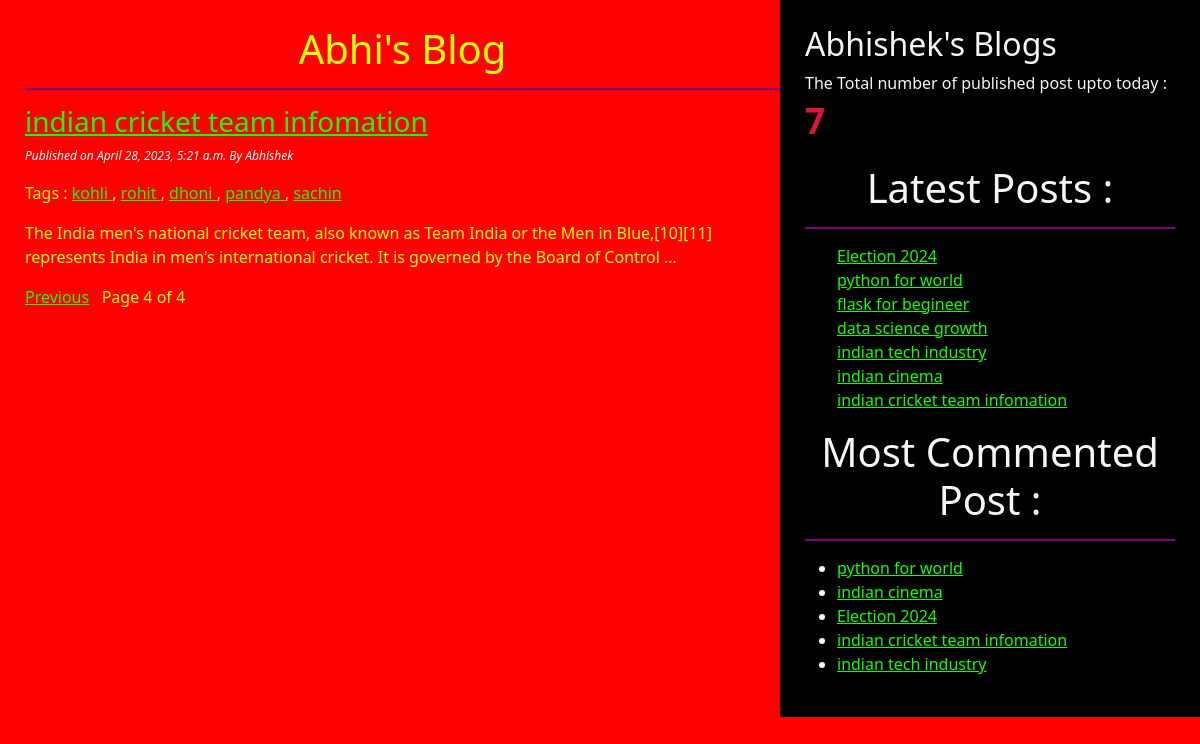
/?page=4, run on the app's committed database.
### testapp/models.py (models this page shows, shortened)
class Post(models.Model):
    STATUS_CHOICE = (('draft',"Draft"),('published','Published'))
    title = models.CharField(max_length=256)
    slug = models.SlugField(max_length=264,unique_for_date='publish')
    author = models.ForeignKey(User,related_name='blog_post',on_delete=models.CASCADE)
    body = models.TextField()
    publish = models.DateTimeField(default=timezone.now)
    created = models.DateTimeField(auto_now_add=True)
    updated = models.DateTimeField(auto_now=True)
    status = models.CharField(max_length=10,choices=STATUS_CHOICE,default='draft')
    objects = CustomManager()
    tags = TaggableManager()
    class Meta:
        ordering = ('-publish',)
    def get_absolute_url(self):
        return reverse("post_detail", args=[self.publish.year,self.publish.strftime('%m'),self.publish.strftime('%d'),self.slug])

### testapp/views.py (the view)
# urls.py: path('', views.post_list_view),
def post_list_view(request,tag_slug=None):
    post_list = Post.objects.all()
    tag=None
    if tag_slug:
        tag = get_object_or_404(Tag,slug=tag_slug)
        post_list = post_list.filter(tags__in=[tag])
    paginator =Paginator(post_list,2)
    page_number = request.GET.get('page')
    try:
        post_list = paginator.page(page_number)
    except PageNotAnInteger:
        post_list = paginator.page(1)
    except EmptyPage:
        post_list = paginator.page(paginator.num_pages)
    return render(request,'testapp/post_list.html',{'post_list':post_list,'tag':tag})

### testapp/models.py (called while the page is built)
    def get_queryset(self):
        return super().get_queryset().filter(status='published')

### testapp/templatetags/testapp_tags.py (called while the page is built)
@register.simple_tag
def total_posts():
    return Post.objects.count()

@register.inclusion_tag('testapp/latest_posts123.html')
def show_latest_post(count=4):
    latest_post = Post.objects.order_by('-publish')[:count]
    return {'latest_post':latest_post}

@register.simple_tag
def get_most_commented_post(count=5):
    return Post.objects.annotate(total_comments=Count('comments')).order_by('-total_comments')[:count]

### templates/testapp/post_list.html (shortened to what this page needs)
<!DOCTYPE html>
{% extends 'testapp/base.html' %}
        {% block body_block %}
            <h1>Abhi's Blog</h1>
            {% for post in post_list %}
                <a href="{{post.get_absolute_url}}"><h3>{{post.title}}</h3></a>
                <p id='date'> Published on {{post.publish}} By {{post.author | title}} </p>
                <p>Tags :
                    {% for tag in post.tags.all  %}
                        <a href="{% url 'post_list_by_tag_name' tag.slug %}"> {{tag.name}} </a>
                        {% if not forloop.last %} , {% endif %}
                    {% endfor %}
                </p>
                {{post.body|truncatewords:30|linebreaks}}
            {% endfor %}
            {% include 'testapp/pagination.html' with page=post_list %}
        {% endblock  %}

### templates/testapp/base.html (shortened to what this page needs)
<!DOCTYPE html>
{% load testapp_tags %}
{% load static %}
<html lang="en">
<head>
    <link href="https://cdn.jsdelivr.net/npm/bootstrap@5.1.3/dist/css/bootstrap.min.css" rel="stylesheet">
    <link rel="stylesheet" href="{% static 'css/blog.css' %}">
</head>
<body>
    <div class="content">
        {% block body_block %}
        {% endblock  %}
    </div>
    <div class="sidebar">
        <h2>Abhishek's Blogs</h2>
        <p>The Total number of published post upto today : <span id='pcount'>{% total_posts %}</span></p>
        <h1>Latest Posts :</h1> {% show_latest_post 50 %}
        <h1>Most Commented Post :</h1>
        {% get_most_commented_post as most_commented_post %}
         <ul>
            {% for post in most_commented_post %}
            <li> <a href="{{post.get_absolute_url}}">{{post.title}}</a> </li>
            {% endfor %}
        </ul>
    </div>
</body>
</html>

### templates/testapp/latest_posts123.html (shortened to what this page needs)
<ul>
    {% for post in latest_post %}
        <a href="{{post.get_absolute_url}}"> {{post.title}} </a> <br>
    {% endfor %}
</ul>

### static/css/blog.css (style rules this page uses)
.content { width: 65%; float: left; padding: 25px 0 0 25px; background-color: red; color: yellow; height: 100%; }
.sidebar { width: 35%; float: right; padding: 25px; background-color: black; color: whitesmoke; height: 100%; }
h1 { text-align: center; border-bottom: 2px solid purple; margin-bottom: 15px; padding-bottom: 15px; }
#date { color: white; font-size: 12px; font-style: italic; }
a { color: rgb(17, 255, 0); }
body { background-color: red; }
#pcount { font-size: 35px; font-weight: 900; color: crimson; }

### data on the page
Post: title "indian cricket team infomation", publish "April 28, 2023, 5:21 a.m.", author "Abhishek", body "The India men's national cricket team, also known as Team India or the Men in Blue,[10][11] represents India in men's international cricket. It is governed by the Board of Control …"
Tag: name "kohli"
Tag: name "rohit"
Tag: name "dhoni"
Tag: name "pandya"
Tag: name "sachin"
Post: title "Election 2024"
Post: title "python for world"
Post: title "flask for begineer"
Post: title "data science growth"
Post: title "indian tech industry"
Post: title "indian cinema"

### other printed values
{{ page.number }} "4"
{{ page.paginator.num_pages }} "4"
